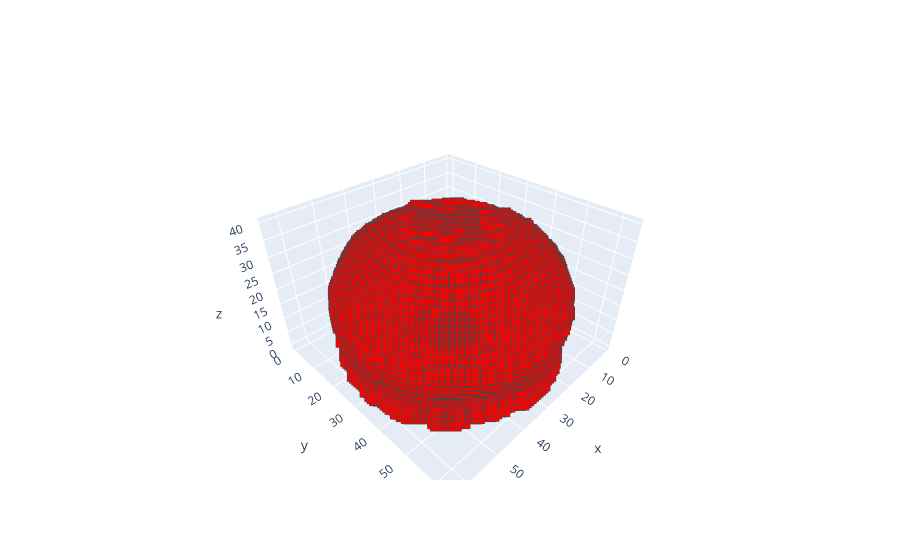

Here is the notebook cell this chart was saved with:
### Code cell
ut.plot(a_fake)

### Figure 1 — Plotly figure (JSON) as saved in the notebook; plotly's stock layout.template omitted (floating-point values rounded to 4 significant figures; data arrays with more than 128 entries replaced by an {"elided": "..."} marker saying what was removed)
{"data": [{"marker": {"color": "red", "line": {"color": "DarkSlateGrey", "width": 2}, "size": 5, "symbol": "square"}, "mode": "markers", "type": "scatter3d", "x": {"elided": "25026 int values"}, "y": {"elided": "25026 int values"}, "z": {"elided": "25026 int values"}}], "layout": {}}
